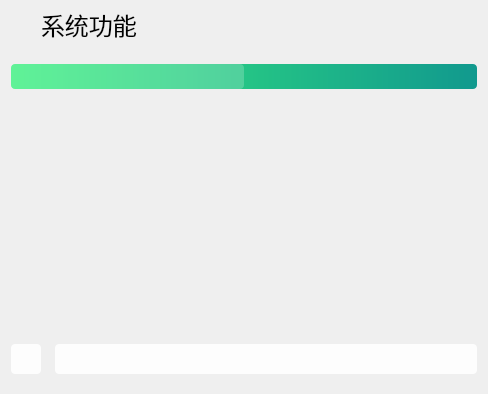
<?xml version="1.0" encoding="UTF-8"?>
<ui version="4.0">
 <class>sp_features</class>
 <widget class="QWidget" name="sp_features">
  <property name="geometry">
   <rect>
    <x>0</x>
    <y>0</y>
    <width>488</width>
    <height>394</height>
   </rect>
  </property>
  <property name="windowTitle">
   <string>Form</string>
  </property>
  <layout class="QVBoxLayout" name="verticalLayout_3">
   <property name="leftMargin">
    <number>0</number>
   </property>
   <property name="topMargin">
    <number>0</number>
   </property>
   <property name="rightMargin">
    <number>0</number>
   </property>
   <item>
    <widget class="QWidget" name="widget" native="true">
     <property name="font">
      <font>
       <family>LXGW WenKai Lite</family>
      </font>
     </property>
     <property name="styleSheet">
      <string notr="true">border-radius: 4px;
background-color: rgba(255, 255, 255, 0);
border:0px solid #BDBDBD;</string>
     </property>
     <layout class="QVBoxLayout" name="verticalLayout_2">
      <property name="leftMargin">
       <number>11</number>
      </property>
      <property name="topMargin">
       <number>0</number>
      </property>
      <property name="rightMargin">
       <number>11</number>
      </property>
      <item>
       <layout class="QVBoxLayout" name="verticalLayout">
        <property name="spacing">
         <number>14</number>
        </property>
        <item>
         <layout class="QHBoxLayout" name="horizontalLayout_2">
          <property name="spacing">
           <number>0</number>
          </property>
          <item>
           <widget class="QLabel" name="icon">
            <property name="minimumSize">
             <size>
              <width>30</width>
              <height>30</height>
             </size>
            </property>
            <property name="maximumSize">
             <size>
              <width>30</width>
              <height>30</height>
             </size>
            </property>
            <property name="font">
             <font/>
            </property>
            <property name="styleSheet">
             <string notr="true">border-radius: 4px;
border:0px solid #BDBDBD;
image: url(:/ico/image/ico/tools-line.svg);</string>
            </property>
            <property name="text">
             <string/>
            </property>
           </widget>
          </item>
          <item>
           <widget class="QLabel" name="title">
            <property name="minimumSize">
             <size>
              <width>0</width>
              <height>50</height>
             </size>
            </property>
            <property name="maximumSize">
             <size>
              <width>16777215</width>
              <height>50</height>
             </size>
            </property>
            <property name="font">
             <font>
              <family>LXGW WenKai Lite</family>
              <pointsize>18</pointsize>
              <bold>false</bold>
             </font>
            </property>
            <property name="styleSheet">
             <string notr="true">border-radius: 4px;
border:0px solid #BDBDBD;</string>
            </property>
            <property name="text">
             <string>系统功能</string>
            </property>
           </widget>
          </item>
         </layout>
        </item>
        <item>
         <widget class="QProgressBar" name="progressBar">
          <property name="styleSheet">
           <string notr="true">QProgressBar{
	font:9pt;
	border-radius:4px;
	text-align:center;
	/*border:1px solid #E8EDF2;*/
    border:0px solid #E8EDF2;
	background-color: qlineargradient(x1:0,y1:1,x1:1,y1:0,stop:0 #11998e, stop:1 #38ef7d);
}
QProgressBar:chunk{
	border-radius:4px;
	background-color:rgba(255,255,255,0.2);
}
</string>
          </property>
          <property name="maximum">
           <number>0</number>
          </property>
          <property name="value">
           <number>-1</number>
          </property>
          <property name="textVisible">
           <bool>true</bool>
          </property>
         </widget>
        </item>
        <item>
         <widget class="QListView" name="listView">
          <property name="enabled">
           <bool>true</bool>
          </property>
          <property name="font">
           <font>
            <family>LXGW WenKai Lite</family>
            <pointsize>10</pointsize>
           </font>
          </property>
         </widget>
        </item>
        <item>
         <layout class="QHBoxLayout" name="horizontalLayout">
          <item>
           <widget class="QPushButton" name="back_to_basePage">
            <property name="minimumSize">
             <size>
              <width>30</width>
              <height>30</height>
             </size>
            </property>
            <property name="maximumSize">
             <size>
              <width>30</width>
              <height>30</height>
             </size>
            </property>
            <property name="styleSheet">
             <string notr="true">QPushButton{background-color:rgba(255,255,255,0.9);border-radius:4px;border:0px;}
QPushButton:hover{background-color:rgba(255,255,255,0.7);}
QPushButton:pressed{background-color:rgba(255,255,255,0.6);}</string>
            </property>
            <property name="text">
             <string/>
            </property>
            <property name="icon">
             <iconset resource="../../ico.qrc">
              <normaloff>:/ico/image/ico/arrow-left-line.svg</normaloff>:/ico/image/ico/arrow-left-line.svg</iconset>
            </property>
            <property name="iconSize">
             <size>
              <width>18</width>
              <height>18</height>
             </size>
            </property>
           </widget>
          </item>
          <item>
           <widget class="QPushButton" name="refreshBtn">
            <property name="sizePolicy">
             <sizepolicy hsizetype="Expanding" vsizetype="Fixed">
              <horstretch>0</horstretch>
              <verstretch>0</verstretch>
             </sizepolicy>
            </property>
            <property name="minimumSize">
             <size>
              <width>30</width>
              <height>30</height>
             </size>
            </property>
            <property name="maximumSize">
             <size>
              <width>16777215</width>
              <height>30</height>
             </size>
            </property>
            <property name="styleSheet">
             <string notr="true">QPushButton{background-color:rgba(255,255,255,0.9);border-radius:4px;border:0px;}
QPushButton:hover{background-color:rgba(255,255,255,0.7);}
QPushButton:pressed{background-color:rgba(255,255,255,0.6);}</string>
            </property>
            <property name="text">
             <string/>
            </property>
            <property name="icon">
             <iconset resource="../../ico.qrc">
              <normaloff>:/ico/image/ico/refresh-line.svg</normaloff>:/ico/image/ico/refresh-line.svg</iconset>
            </property>
            <property name="iconSize">
             <size>
              <width>18</width>
              <height>18</height>
             </size>
            </property>
           </widget>
          </item>
         </layout>
        </item>
       </layout>
      </item>
     </layout>
    </widget>
   </item>
  </layout>
 </widget>
 <resources>
  <include location="../../ico.qrc"/>
 </resources>
 <connections/>
</ui>
